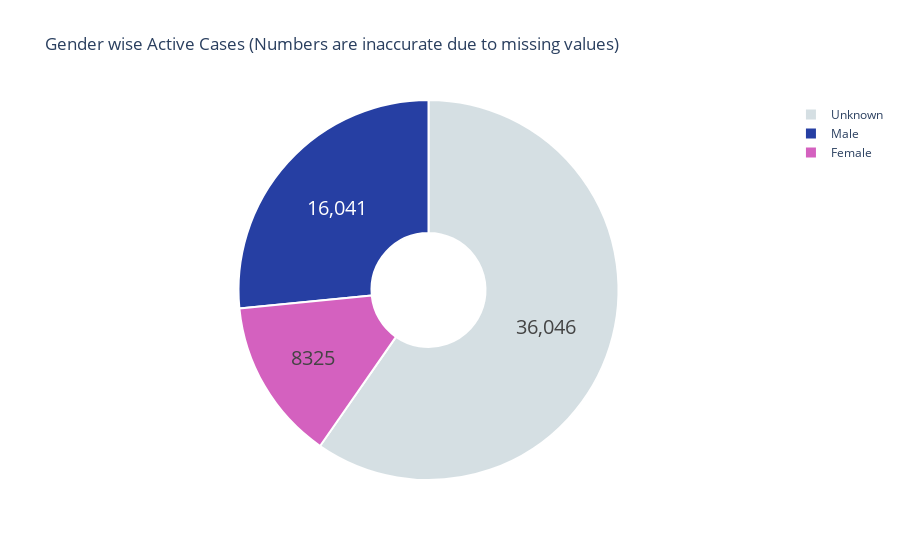

Source (notebook cell):
### Markdown cell above
# Gender wise insights of COVID-19 cases in india

### Code cell
gender_wise = p_df[['gender','age_bracket','current_status']]
gender_wise = gender_wise.fillna("unknown")
male = len(gender_wise[gender_wise['gender'] == 'M'])
female = len(gender_wise[gender_wise['gender'] == 'F'])
unknown = len(gender_wise[gender_wise['gender'] == 'unknown'])
fig = go.Figure(data=[go.Pie(labels=['Male','Female','Unknown'],
                             values= [male,female,unknown],hole =.3)])
fig.update_traces(hoverinfo='label+percent', textinfo='value', textfont_size=20,
                  marker=dict(colors=['#263fa3', '#d461bf','#d5dfe3'], line=dict(color='#FFFFFF', width=2)))
fig.update_layout(title_text='Gender wise Active Cases (Numbers are inaccurate due to missing values)',
plot_bgcolor='rgb(275, 270, 273)')
fig.show()

### Figure 1 — Plotly figure (JSON) as saved in the notebook; plotly's stock layout.template omitted (floating-point values rounded to 4 significant figures)
{"data": [{"hole": 0.3, "hoverinfo": "label+percent", "labels": ["Male", "Female", "Unknown"], "marker": {"colors": ["#263fa3", "#d461bf", "#d5dfe3"], "line": {"color": "#FFFFFF", "width": 2}}, "textfont": {"size": 20}, "textinfo": "value", "type": "pie", "values": [16041, 8325, 36046]}], "layout": {"plot_bgcolor": "rgb(275, 270, 273)", "title": {"text": "Gender wise Active Cases (Numbers are inaccurate due to missing values)"}}}
